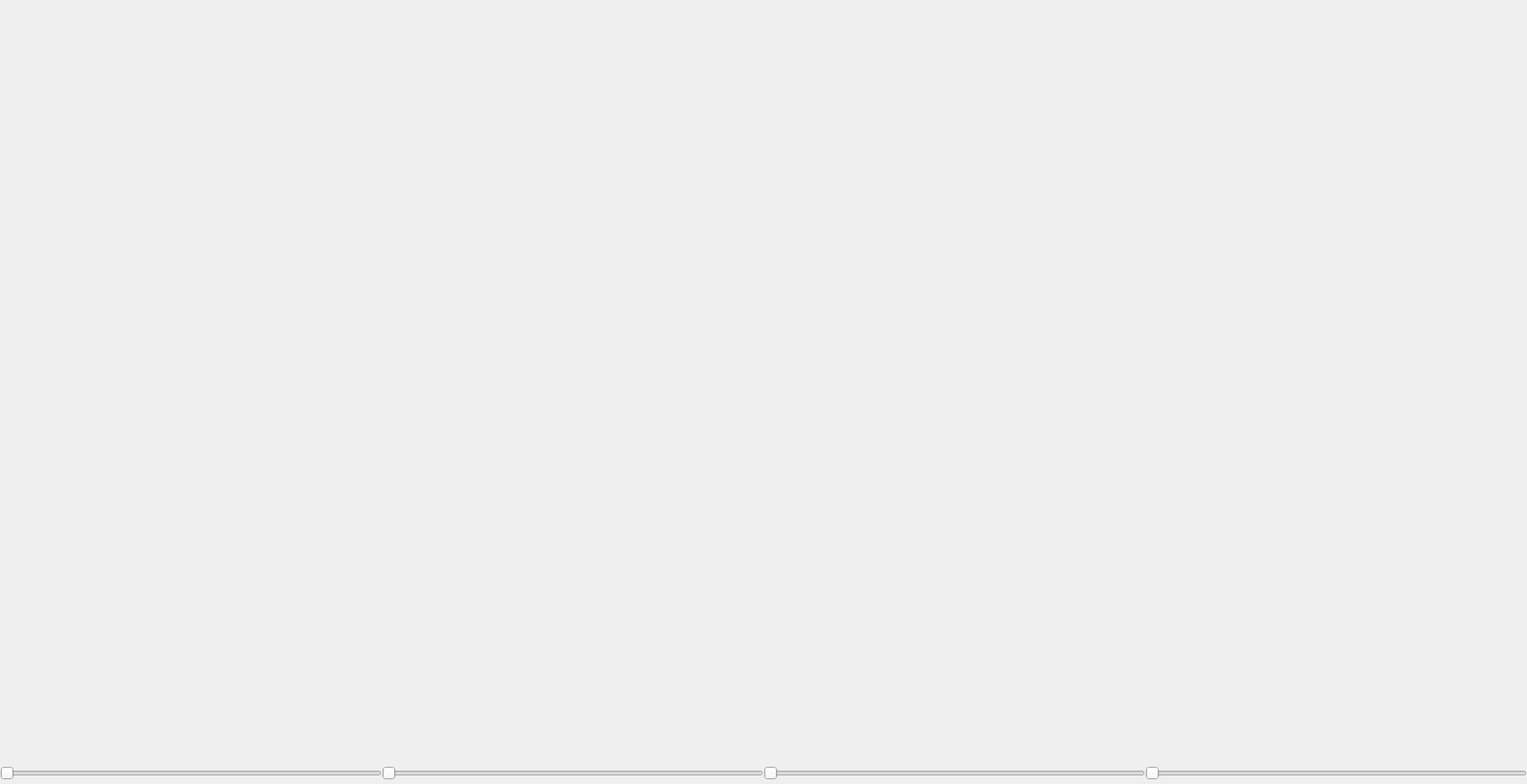
<?xml version="1.0" encoding="UTF-8"?>
<ui version="4.0">
 <class>VMainWindow</class>
 <widget class="QMainWindow" name="VMainWindow">
  <property name="geometry">
   <rect>
    <x>0</x>
    <y>0</y>
    <width>1600</width>
    <height>822</height>
   </rect>
  </property>
  <property name="windowTitle">
   <string>VentTrackS</string>
  </property>
  <property name="windowIcon">
   <iconset>
    <normaloff>:/Icons/help.png</normaloff>:/Icons/help.png</iconset>
  </property>
  <property name="iconSize">
   <size>
    <width>22</width>
    <height>22</height>
   </size>
  </property>
  <widget class="QWidget" name="centralwidget">
   <widget class="QVTKWidget" name="qvtkWidgetPlaneX" native="true">
    <property name="geometry">
     <rect>
      <x>0</x>
      <y>0</y>
      <width>400</width>
      <height>400</height>
     </rect>
    </property>
   </widget>
   <widget class="QVTKWidget" name="qvtkWidgetPlaneY" native="true">
    <property name="geometry">
     <rect>
      <x>400</x>
      <y>0</y>
      <width>400</width>
      <height>400</height>
     </rect>
    </property>
   </widget>
   <widget class="QVTKWidget" name="qvtkWidgetPlaneZ" native="true">
    <property name="geometry">
     <rect>
      <x>800</x>
      <y>0</y>
      <width>400</width>
      <height>400</height>
     </rect>
    </property>
   </widget>
   <widget class="QVTKWidget" name="qvtkWidgetVolume" native="true">
    <property name="geometry">
     <rect>
      <x>1200</x>
      <y>0</y>
      <width>400</width>
      <height>400</height>
     </rect>
    </property>
   </widget>
   <widget class="QSlider" name="xSlider">
    <property name="geometry">
     <rect>
      <x>0</x>
      <y>800</y>
      <width>400</width>
      <height>22</height>
     </rect>
    </property>
    <property name="orientation">
     <enum>Qt::Horizontal</enum>
    </property>
   </widget>
   <widget class="QSlider" name="ySlider">
    <property name="geometry">
     <rect>
      <x>400</x>
      <y>800</y>
      <width>400</width>
      <height>22</height>
     </rect>
    </property>
    <property name="orientation">
     <enum>Qt::Horizontal</enum>
    </property>
   </widget>
   <widget class="QSlider" name="zSlider">
    <property name="geometry">
     <rect>
      <x>800</x>
      <y>800</y>
      <width>400</width>
      <height>22</height>
     </rect>
    </property>
    <property name="orientation">
     <enum>Qt::Horizontal</enum>
    </property>
   </widget>
   <widget class="QSlider" name="tSlider">
    <property name="geometry">
     <rect>
      <x>1200</x>
      <y>800</y>
      <width>400</width>
      <height>22</height>
     </rect>
    </property>
    <property name="orientation">
     <enum>Qt::Horizontal</enum>
    </property>
   </widget>
   <widget class="QVTKWidget" name="qvtkWidgetPlaneX2" native="true">
    <property name="geometry">
     <rect>
      <x>0</x>
      <y>400</y>
      <width>400</width>
      <height>400</height>
     </rect>
    </property>
   </widget>
   <widget class="QVTKWidget" name="qvtkWidgetPlaneY2" native="true">
    <property name="geometry">
     <rect>
      <x>400</x>
      <y>400</y>
      <width>400</width>
      <height>400</height>
     </rect>
    </property>
   </widget>
   <widget class="QVTKWidget" name="qvtkWidgetPlaneZ2" native="true">
    <property name="geometry">
     <rect>
      <x>800</x>
      <y>400</y>
      <width>400</width>
      <height>400</height>
     </rect>
    </property>
   </widget>
   <widget class="QVTKWidget" name="qvtkWidgetVolume2" native="true">
    <property name="geometry">
     <rect>
      <x>1200</x>
      <y>400</y>
      <width>400</width>
      <height>400</height>
     </rect>
    </property>
   </widget>
  </widget>
  <action name="actionOpenFile">
   <property name="enabled">
    <bool>true</bool>
   </property>
   <property name="icon">
    <iconset>
     <normaloff>:/Icons/fileopen.png</normaloff>:/Icons/fileopen.png</iconset>
   </property>
   <property name="text">
    <string>Open File...</string>
   </property>
  </action>
  <action name="actionExit">
   <property name="icon">
    <iconset>
     <normaloff>.</normaloff>.</iconset>
   </property>
   <property name="text">
    <string>Exit</string>
   </property>
  </action>
  <action name="actionPrint">
   <property name="icon">
    <iconset>
     <normaloff>:/Icons/print.png</normaloff>:/Icons/print.png</iconset>
   </property>
   <property name="text">
    <string>Print</string>
   </property>
  </action>
  <action name="actionHelp">
   <property name="icon">
    <iconset>
     <normaloff>:/Icons/help.png</normaloff>:/Icons/help.png</iconset>
   </property>
   <property name="text">
    <string>Help</string>
   </property>
  </action>
  <action name="actionSave">
   <property name="icon">
    <iconset>
     <normaloff>:/Icons/filesave.png</normaloff>:/Icons/filesave.png</iconset>
   </property>
   <property name="text">
    <string>Save</string>
   </property>
  </action>
 </widget>
 <customwidgets>
  <customwidget>
   <class>QVTKWidget</class>
   <extends>QWidget</extends>
   <header>QVTKWidget.h</header>
  </customwidget>
 </customwidgets>
 <resources>
  <include location="Icons/icons.qrc"/>
 </resources>
 <connections/>
</ui>
